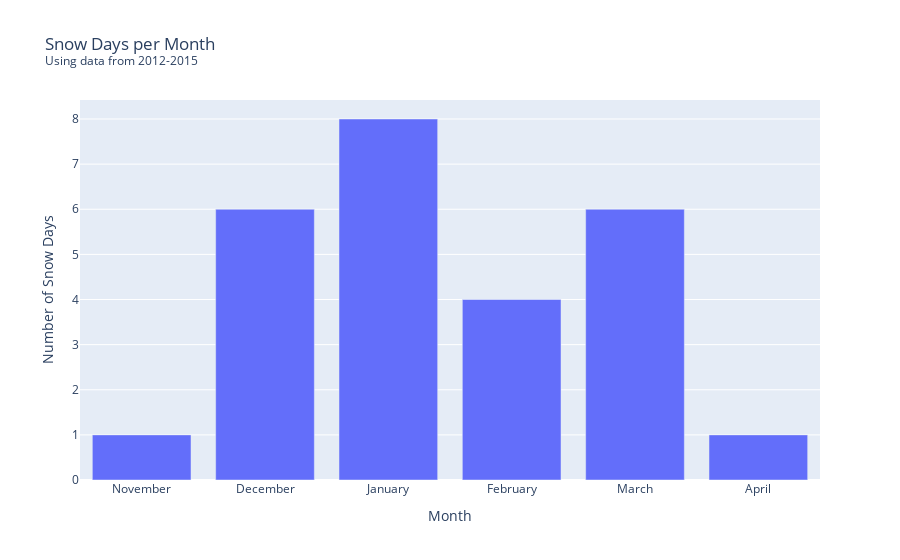

The notebook cell saved with this chart:
### Code cell
fig.show()

### Figure 1 — Plotly figure (JSON) as saved in the notebook; plotly's stock layout.template omitted (floating-point values rounded to 4 significant figures)
{"data": [{"alignmentgroup": "True", "hovertemplate": "Month=%{x}<br>Number of Snow Days=%{y}<extra></extra>", "legendgroup": "", "marker": {"color": "#636efa", "pattern": {"shape": ""}}, "name": "", "offsetgroup": "", "orientation": "v", "showlegend": false, "textposition": "auto", "type": "bar", "x": ["November", "December", "January", "February", "March", "April"], "xaxis": "x", "y": [1, 6, 8, 4, 6, 1], "yaxis": "y"}], "layout": {"barmode": "relative", "legend": {"tracegroupgap": 0}, "title": {"text": "Snow Days per Month<br><sup>Using data from 2012-2015</sup>"}, "xaxis": {"anchor": "y", "domain": [0, 1], "title": {"text": "Month"}}, "yaxis": {"anchor": "x", "domain": [0, 1], "title": {"text": "Number of Snow Days"}}}}
